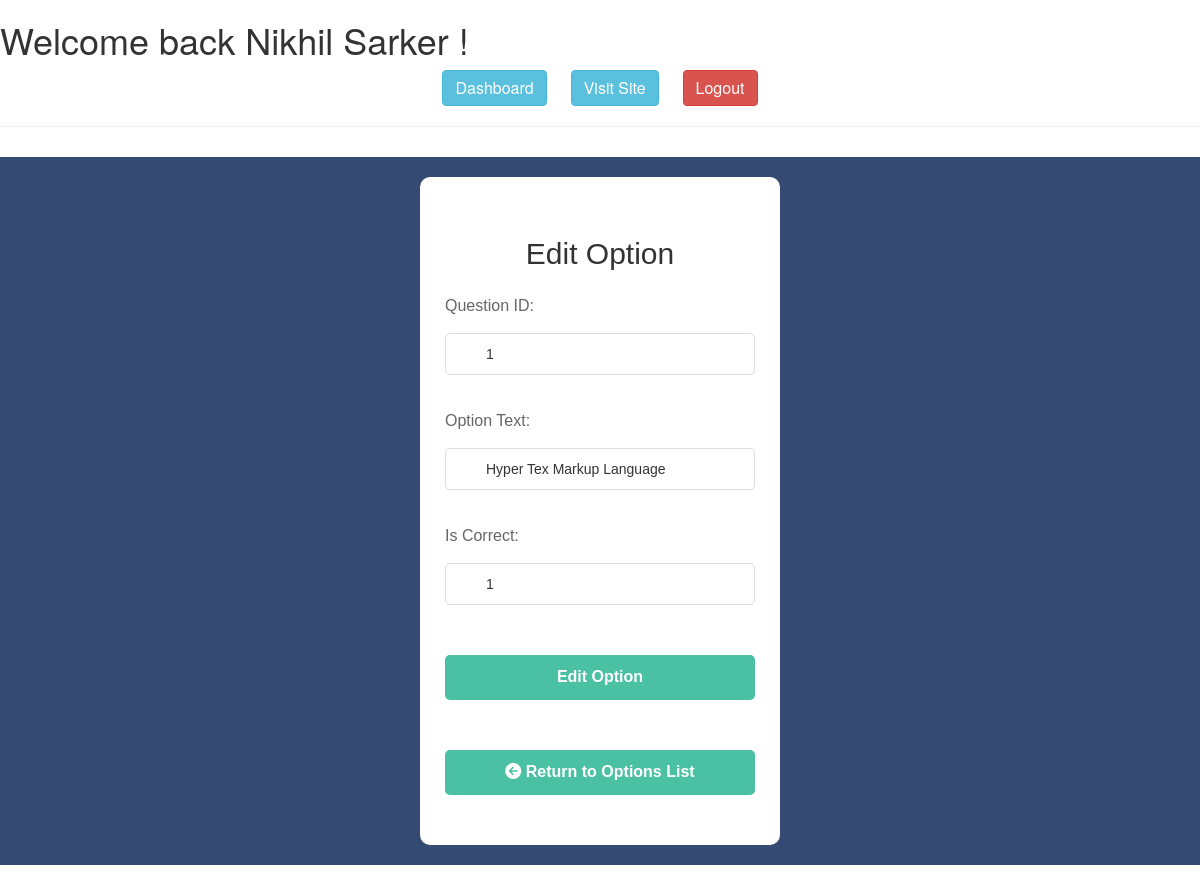
Page /backend/options/options_edit.php?id=1 (signed in) on the committed database.
### tables this page shows
CREATE TABLE `users` (
  `id` int NOT NULL,
  `first_name` varchar(100) NOT NULL,
  `last_name` varchar(100) NOT NULL,
  `email` varchar(100) NOT NULL,
  `password` varchar(200) NOT NULL,
  `profile_pic` varchar(200) DEFAULT NULL,
  `bio` varchar(200) DEFAULT NULL,
  `phone_number` varchar(20) DEFAULT NULL,
  `role` varchar(10) NOT NULL,
  `description` text
);

CREATE TABLE `options` (
  `id` int NOT NULL,
  `question_id` int NOT NULL,
  `option_text` varchar(255) NOT NULL,
  `is_correct` int NOT NULL DEFAULT '0'
);

### backend/options/options_edit.php (the view, shortened to what this page needs)
<?php
require_once('../layouts/header.php');
require_once('../db_connect.php');
if( isset( $_GET['id'] ) )
{
  $option_data_query = 'SELECT *
    FROM options
    WHERE id = '.$_GET['id'].'
    LIMIT 1';
  $result = mysqli_query( $db_connect, $option_data_query );
  $record = mysqli_fetch_assoc( $result );
}
?>
<link href="./style.css" type="text/css" rel="stylesheet">
<div id="add_main">
<div id="container">
  <div class="form-wrap">
    <h2>Edit Option</h2>
    <form action="options_edit_data.php" method="post" >
      <div class="form-group">
      <label for="question_id">Question ID:</label>
      <input type="number" name="question_id" id="question_id" value="<?=$record['question_id'] ; ?>">
      </div>
      <div class="form-group">
      <label for="option_text">Option Text:</label>
      <input type="text" name="option_text" id="option_text" value="<?=$record['option_text'] ; ?>">
      </div>
      <div class="form-group">
      <label for="is_correct">Is Correct:</label>
      <input type="number" name="is_correct" id="is_correct" value="<?=$record['is_correct'] ; ?>">
      </div>
      <button type="submit" name="all_info_edit" class="btn">Edit Option</button>
    </form>
    <p class="list"><a href="options.php"><i class="fa fa-arrow-circle-left"></i> Return to Options List</a></p>
  </div>
</div>
</div>
<?php
require_once('../layouts/footer.php');

### backend/layouts/header.php (shortened to what this page needs)
<?php
require_once('../db_connect.php');
$checking_query = " SELECT first_name, last_name FROM `users` ";
$checking_query_to_db = mysqli_query($db_connect, $checking_query);
$result_to_array = mysqli_fetch_assoc($checking_query_to_db);
?>
<!doctype html>
<html>
<head>
    <link rel="stylesheet" href="https://cdnjs.cloudflare.com/ajax/libs/font-awesome/6.4.0/css/all.min.css" />
  <link rel="stylesheet" href="https://maxcdn.bootstrapcdn.com/bootstrap/3.4.1/css/bootstrap.min.css">
</head>
<body>
  <h1>Welcome back <?=$result_to_array['first_name'] .' '. $result_to_array['last_name']?> !</h1>
    <p style="  text-align: center;">
      <a style="margin:0px 10px; font-size:16px;" href="../dashboard/dashboard.php" class=" btn btn-info">Dashboard</a>
      <a style="margin:0px 10px; font-size:16px;" href="../../index.php" target="_blank" class=" btn btn-info">Visit Site</a>
      <a style="margin:0px 10px; font-size:16px;" href="../admin/logout.php" class=" btn btn-danger">Logout</a>
    </p>
  <hr>

### backend/options/style.css (style rules this page uses)
a { text-decoration: none; }
#add_main { font-family: Arial, Helvetica, sans-serif; background: #344a72; }
#container { margin: 30px auto; max-width: 400px; padding: 20px; }
.form-wrap { background: #fff; padding: 40px 25px; color: #333; border-radius: 10px; -webkit-border-radius: 10px; -moz-border-radius: 10px; -ms-border-radius: 10px; -o-border-radius: 10px; }
.form-wrap h2, .form-wrap p { text-align: center; }
.form-wrap p { font-size: 16px; }
.form-wrap .form-group { margin-top: 15px; position: relative; }
.form-wrap .form-group label { font-size: 16px; font-weight: 500; display:inline-block; color: #666; padding-bottom: 10px; padding-top: 10px; }
.form-wrap .form-group input { width: 100%; padding: 10px; padding-left: 40px; border: 1px solid #ddd; border-radius: 5px; margin-bottom: 10px; }
.form-wrap button { background: #49c1a2; display: block; width: 100%; padding: 10px; margin-top: 20px; color: #fff; cursor: pointer; border-radius: 5px; -webkit-border-radius: 5px; -moz-border-radius: 5px; -ms-border-radius: 5px; -o-border-radius: 5px; border: 1px solid transparent; }
.form-wrap .btn { font-size: 16px; margin-top: 40px; font-weight: 700; }
.list { margin-top: 50px; }
.list a { font-size: 16px; font-weight: 700; background: #49c1a2; display: block; width: 100%; padding: 10px; color: #fff; cursor: pointer; border-radius: 5px; -webkit-border-radius: 5px; -moz-border-radius: 5px; -ms-border-radius: 5px; -o-border-radius: 5px; border: 1px solid transparent; text-decoration: none; }

### rows in the picture
users: first_name "Nikhil", last_name "Sarker"
options: question_id "1", option_text "Hyper Tex Markup Language", is_correct "1"
